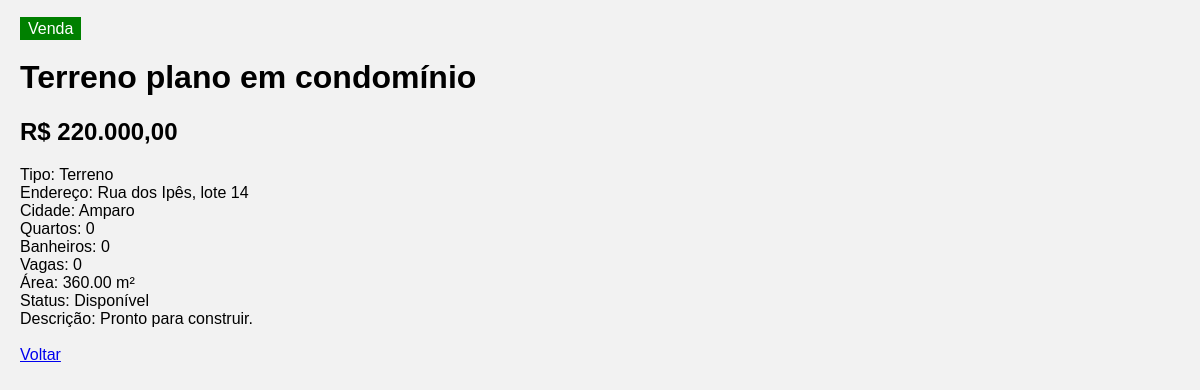
The page /Imovel/detalhes.php?id=3 on the database its author committed.
### tables this page shows
CREATE TABLE IF NOT EXISTS imoveis (
    id INT NOT NULL AUTO_INCREMENT,
    titulo VARCHAR(120) NOT NULL,
    tipo_imovel VARCHAR(30) NOT NULL,
    finalidade VARCHAR(15) NOT NULL,
    preco DECIMAL(12,2) NOT NULL,
    endereco VARCHAR(200) NOT NULL,
    cidade VARCHAR(60) NOT NULL,
    quartos INT NOT NULL DEFAULT 0,
    banheiros INT NOT NULL DEFAULT 1,
    vagas_garagem INT NOT NULL DEFAULT 0,
    area_m2 DECIMAL(8,2) NOT NULL,
    descricao TEXT NULL,
    status VARCHAR(20) NOT NULL DEFAULT 'Disponível',
    data_cadastro TIMESTAMP NOT NULL DEFAULT CURRENT_TIMESTAMP,
    PRIMARY KEY (id)
);

### Imovel/detalhes.php (the view, shortened to what this page needs)
<HTML>
<HEAD>
 <link rel="stylesheet" href="estilo.css">
</HEAD>
<BODY>
<?php
$id=$_GET["id"];
$bd=mysqli_connect("localhost","root","","lar_futuro") or die ("erro!");
mysqli_set_charset($bd,"utf8mb4");
$consulta=mysqli_query($bd,"select * from imoveis where id='$id'");
$reg=mysqli_fetch_array($consulta);
if ($reg["finalidade"]=="Venda")
	$classe="venda";
else
	$classe="locacao";
?>
<span class="<?php echo $classe; ?>"><?php echo $reg["finalidade"]; ?></span>
<h1><?php echo $reg["titulo"]; ?></h1>
<h2>R$ <?php echo number_format($reg["preco"],2,",","."); ?></h2>
<?php
echo "Tipo: ".$reg["tipo_imovel"]."<br>
	  Endereço: ".$reg["endereco"]."<br>
	  Cidade: ".$reg["cidade"]."<br>
	  Quartos: ".$reg["quartos"]."<br>
	  Banheiros: ".$reg["banheiros"]."<br>
	  Vagas: ".$reg["vagas_garagem"]."<br>
	  Área: ".$reg["area_m2"]." m²<br>
	  Status: ".$reg["status"]."<br>
	  Descrição: ".$reg["descricao"]."<br>";
?>
<br><a href="index.php">Voltar</a>
</BODY>
</HTML>

### Imovel/estilo.css (style rules this page uses)
body { font-family: Arial; background: #f2f2f2; margin: 20px; }
.venda { background: green; color: white; padding: 3px 8px; }

### rows shown on the page
imoveis: finalidade "Venda", titulo "Terreno plano em condomínio", preco "220.000,00", tipo_imovel "Terreno", endereco "Rua dos Ipês, lote 14", cidade "Amparo", quartos "0", banheiros "0", vagas_garagem "0", area_m2 "360.00", status "Disponível", descricao "Pronto para construir."
